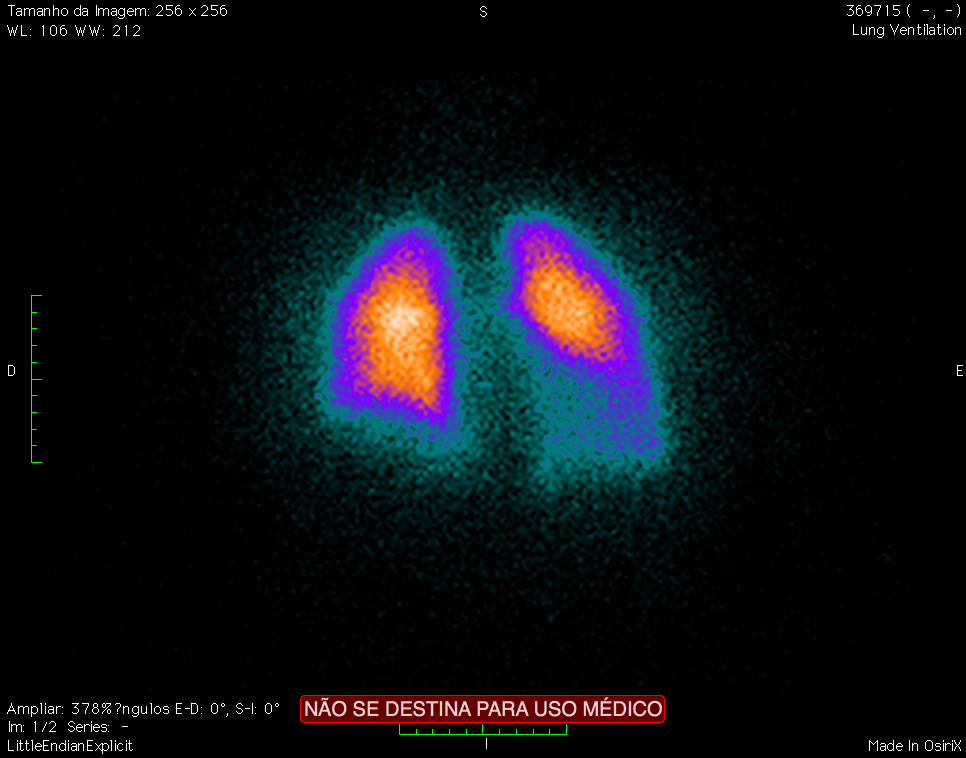
#> input picture ANT PERF.tif, 966 x 758 px
$ jupyter execute main.ipynb
#> lines starting #> are read from the running program, lines starting #| are printed output that depends on the picture; after the words box and inside, x2 and y2 are one past the last pixel; in counts of white or black regions, pixels touching at a corner belong together
# **Lung Perfusion Analysis Pipeline**
This notebook is designed for the processing and quantitative analysis of planar lung images, focusing on pulmonary perfusion studies. It employs a combination of image processing techniques and statistical analysis to segment lung regions, divide them into sectors (upper, middle, and lower), and compute key metrics such as area, mean intensity, and cumulative intensity (Kct). The methodology, based on binarization, morphological operations, and connected component analysis, aims to assess the distribution of perfusion and support clinical applications. This approach can aid in diagnosing and monitoring conditions like pulmonary embolism or COPD, with future possibilities of extending the methodology to three-dimensional imaging and advanced segmentation algorithms.

## Setup of the environment

[cell 1]
import cv2
import numpy as np
import matplotlib.pyplot as plt
import seaborn as sns

## Segmentation through binarization
`load_and_binarize_image()` handles the segmentation by binarization. The image is loaded in grayscale and binarized to separate the lung regions.

[cell 2]
def load_and_binarize_image(filepath):
    """
    Load the image, crop unwanted borders, and apply binarization.
    """
#> called with filepath = 'ANT PERF.tif'
    image = cv2.imread(filepath, cv2.IMREAD_GRAYSCALE)
    if image is None:
        raise ValueError("Image not found or could not be loaded.")

    _, binary_image = cv2.threshold(image, 66, 255, cv2.THRESH_BINARY)
#> binary_image: shape (758, 966); 9.6% white; 283 white regions (166 under 20 px), largest, box (x1, y1, x2, y2) and area: (313, 205, 676, 491) 62622, (304, 695, 661, 696) 357, (304, 722, 661, 723) 357

    # Display results
    plt.imshow(binary_image, cmap="gray")
    plt.title("Binary Image")
    plt.axis("off")
    plt.show()

    return binary_image

## Application of Morphological Operators
`apply_morphological_operations()` applies morphological operations to the binary image, using a closing operation to reduce noise and enhance lung segmentation.

[cell 3]
def apply_morphological_operations(binary_image):
    """
    Use morphological operations to clean the binary image.
    """
    kernel_open1 = cv2.getStructuringElement(cv2.MORPH_ELLIPSE, (7, 11))
    kernel_close = cv2.getStructuringElement(cv2.MORPH_ELLIPSE, (4, 5))

    # Step 1: Opening to remove noise
    opened_image = cv2.morphologyEx(binary_image, cv2.MORPH_OPEN, kernel_open1)
#> opened_image: shape (758, 966); 7.9% white; 3 white regions, box (x1, y1, x2, y2) and area: (477, 210, 667, 473) 30358, (319, 218, 475, 457) 27407, (564, 462, 571, 473) 57

    # Step 2: Closing to fill holes
    processed_image = cv2.morphologyEx(opened_image, cv2.MORPH_CLOSE, kernel_close)
#> processed_image: shape (758, 966); 8% white; 2 white regions, box (x1, y1, x2, y2) and area: (478, 210, 668, 473) 30663, (320, 218, 476, 457) 27558

    # Display results
    plt.imshow(processed_image, cmap="gray")
    plt.title("Morphological Operations: Open and Close")
    plt.axis("off")
    plt.show()

    return processed_image

 ## Extraction of Connected Components
 `extract_connected_lung_components()` extracts connected components in the processed binary image. This function assumes that the two largest components correspond to the lungs.

[cell 4]
def extract_connected_lung_components(processed_image):
    """
    Extract the connected components, assuming the largest two are the lungs.
    """

    # Connected components
    num_labels, labels, stats, centroids = cv2.connectedComponentsWithStats(processed_image, connectivity=8)
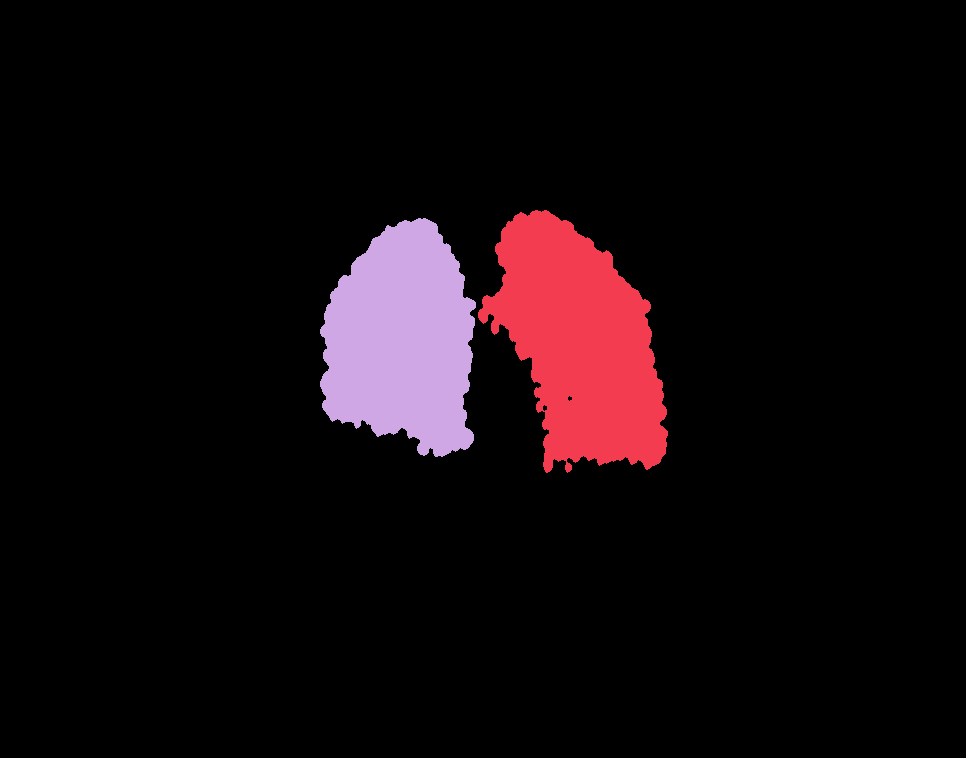
#> labels: shape (758, 966) int32; 3 distinct labels, from 0 to 2; one colour per label, 0 black
#> num_labels = 3; stats = [[0, 0, 966, 758, 674007], [478, 210, 190, 263, 30663], [320, 218, 156, 239, 27558]]; centroids = [[481.4, 381.7], [579.2, 343.1], [401.4, 340.2]]

    # Sort components by area
    sorted_indices = np.argsort(stats[:, cv2.CC_STAT_AREA])[::-1][1:3]  # Skip background
#> sorted_indices = [1, 2]

    # Lungs extraction as masks
    lung_masks = [(labels == idx).astype(np.uint8) * 255 for idx in sorted_indices]
#> lung_masks = 2 items

    # Create a colorized label map for visualization
    mako_colors = sns.color_palette("mako", num_labels)
#> mako_colors = [(0.244, 0.207, 0.42), (0.207, 0.482, 0.638), (0.292, 0.761, 0.679)]
    mako_colors_normalized = [(int(c[0] * 255), int(c[1] * 255), int(c[2] * 255)) for c in mako_colors]
#> mako_colors_normalized = [(62, 52, 107), (52, 122, 162), (74, 194, 173)]
    label_colored = np.zeros((*processed_image.shape, 3), dtype=np.uint8)
    for label_id in range(1, num_labels):  # Skip background (label 0)
        label_mask = (labels == label_id)
        color = mako_colors_normalized[label_id]
        label_colored[label_mask] = color
#> this loop made 2 passes
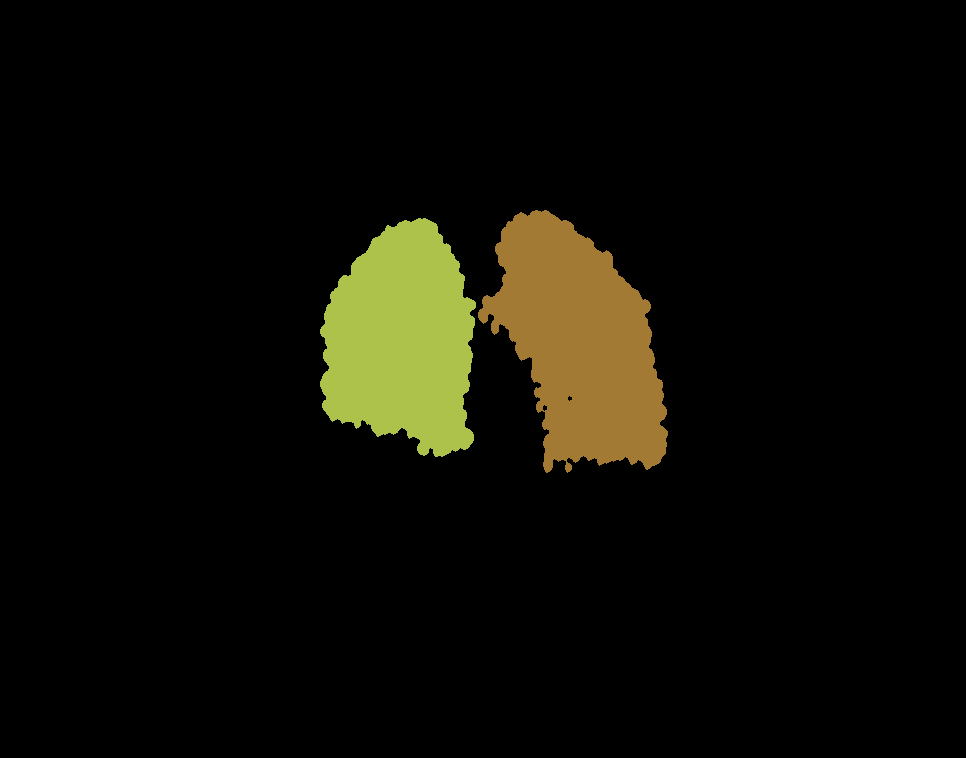
#> label_colored: shape (758, 966, 3); mean of channels 0, 1, 2 5, 12.4, 13.3; drawn as B, G, R
    plt.imshow(label_colored)
    plt.title("Connected Components")
    plt.axis("off")
    plt.show()

    return lung_masks

## Definition of Sectors and Creation of Masks
 `define_adaptive_lung_sectors()` divides each lung mask into three sectors (upper, middle, and lower) and creates separate masks for each sector.

[cell 5]
def define_adaptive_lung_sectors(lung_mask):
    """
    Divide the lung mask into upper, middle, and lower sectors based on the bounding box of the lung region.
    Visualize the sectors on the lung mask.
    """
    # Find the bounding box of the lung region
    y_coords, x_coords = np.where(lung_mask == 255)
    if y_coords.size == 0 or x_coords.size == 0:
        return [np.zeros_like(lung_mask) for _ in range(3)]  # Return empty sectors if no lung is found

    # Define the bounding box
    y_min, y_max = y_coords.min(), y_coords.max()

    # Define sector height within the bounding box
    lung_height = y_max - y_min + 1
    sector_height = lung_height // 3

    # Create masks for each sector within the bounding box
    sectors = []
    for i in range(3):
        mask = np.zeros_like(lung_mask)
        start_y = y_min + i * sector_height
        end_y = y_min + (i + 1) * sector_height if i < 2 else y_max + 1
        mask[start_y:end_y, :] = lung_mask[start_y:end_y, :]
        sectors.append(mask)

    """# Visualization of sectors
    combined_sectors = np.zeros_like(lung_mask, dtype=np.uint8)
    colors = [50, 150, 255]  # Grayscale values for visualization
    for i, sector in enumerate(sectors):
        combined_sectors[sector > 0] = colors[i]
    plt.imshow(combined_sectors, cmap="gray")
    plt.title("Lung Sectors (Upper, Middle, Lower)")
    plt.axis("off")
    plt.show()"""

    return sectors

## Extraction of Characteristics
`compute_sector_statistics()` extracts characteristics (area, mean intensity, standard deviation) for each sector. Additionally, it calculates the Kct (sum of pixel values for perfusion intensity) and the percentage of each sector's contribution to total lung perfusion.

[cell 6]
def compute_sector_statistics(sectors, original_image, lung_label):
    """
    For each sector, calculate area, mean intensity, and standard deviation, and derive Kct values.
    Visualize the lung with sectors and labels.
    """
    mako_colors = sns.color_palette("mako", len(sectors))
    mako_colors_rgb = [(int(c[0]*255), int(c[1]*255), int(c[2]*255)) for c in mako_colors]  # Convert to RGB

    total_intensity = 0
    sector_data = []
    combined_sectors = np.zeros((*original_image.shape, 3), dtype=np.uint8)

    for i, sector in enumerate(sectors):
        masked_pixels = original_image[sector == 255]
        area = cv2.countNonZero(sector)
        mean_intensity = masked_pixels.mean() if masked_pixels.size > 0 else 0
        std_dev_intensity = masked_pixels.std() if masked_pixels.size > 0 else 0
        total_intensity += masked_pixels.sum()  # Sum of pixel values (Kct)

        # Add sector statistics
        sector_data.append({
            'Sector': ['Upper', 'Middle', 'Lower'][i],
            'Area': area,
            'Mean Intensity': mean_intensity,
            'Standard Deviation': std_dev_intensity,
            'Kct': masked_pixels.sum()
        })

        # Combine sectors for visualization
        color = mako_colors_rgb[i]
        combined_sectors[sector > 0] = color

    # Calculate percentage contributions
    for data in sector_data:
        data['Percentage'] = (data['Kct'] / total_intensity) * 100 if total_intensity > 0 else 0

    # Plot the lung with sectors
    plt.figure(figsize=(6, 6))
    plt.imshow(combined_sectors)
    plt.title(f"{lung_label} with Sectors")
    plt.axis("off")
    plt.show()

    return sector_data, total_intensity

## Wrapper function to process the entire lung image
The results include:<br>
- Total Kct: The total perfusion intensity for each lung.<br>
- Sector Statistics: For each sector (upper, middle, lower), the area, mean intensity, standard deviation, Kct value, and percentage contribution to total perfusion.

[cell 7]
def process_lung_image(filepath, projection_type):
    """
    Process the lung image and assign labels dynamically based on projection type.
    """
    # Step 1: Load and binarize image
    binary_image = load_and_binarize_image(filepath)

    # Step 2: Apply morphological operations
    processed_image = apply_morphological_operations(binary_image)

    # Step 3: Extract connected components (lungs)
    lung_masks = extract_connected_lung_components(processed_image)
#> lung_masks = 2 items

    # Load original grayscale image for intensity calculations
    grayscale_image = cv2.imread(filepath, cv2.IMREAD_GRAYSCALE)

    # Dynamic lung labels based on projection type
    if projection_type == "anterior":
        lung_labels = ["Left Lung", "Right Lung"]
    elif projection_type == "posterior":
        lung_labels = ["Left Lung", "Right Lung"]
    else:
        raise ValueError("Invalid projection type. Use 'anterior' or 'posterior'.")

    # Process each lung
    lung_results = []
    for lung_mask, lung_label in zip(lung_masks, lung_labels):
        # Step 4: Define sectors
        sectors = define_adaptive_lung_sectors(lung_mask)

        # Step 5: Extract characteristics and plot
        stats, total_kct = compute_sector_statistics(sectors, grayscale_image, lung_label)
        lung_results.append({
            'Lung Label': lung_label,
            'Sector Statistics': stats,
            'Total Kct': total_kct
        })
#> this loop made 2 passes
#> (lung_label, y_min in define_adaptive_lung_sectors, y_max in define_adaptive_lung_sectors, lung_height in define_adaptive_lung_sectors, sector_height in define_adaptive_lung_sectors, mako_colors_rgb in compute_sector_statistics, total_kct) on passes 1 to 2: ('Left Lung', 210, 472, 263, 87, [(62, 52, 107), (52, 122, 162), (74, 194, 173)], 2867591), ('Right Lung', 218, 456, 239, 79, [(62, 52, 107), (52, 122, 162), (74, 194, 173)], 2867946)
#> after the loop, lung_results = 2 items

    return lung_results

## Process both anterior and posterior projections

[cell 8]
anterior_filepath = "ANT PERF.tif"
posterior_filepath = "POST PERF.tif"

print("Processing Anterior Lung Projection:")
anterior_results = process_lung_image(anterior_filepath, projection_type="anterior")
#> anterior_results = 2 items
for lung in anterior_results:
    print(f"\n{lung['Lung Label']} - Total Kct: {lung['Total Kct']}")
    print("-" * 40)
    for sector_stat in lung['Sector Statistics']:
        print(f"Sector: {sector_stat['Sector']}")
        print(f"  - Area: {sector_stat['Area']} pixels")
        print(f"  - Mean Intensity: {sector_stat['Mean Intensity']:.2f}")
        print(f"  - Standard Deviation: {sector_stat['Standard Deviation']:.2f}")
        print(f"  - Kct (Intensity Sum): {sector_stat['Kct']}")
        print(f"  - Percentage of Total Kct: {sector_stat['Percentage']:.2f}%")
        print("-" * 40)
#> this loop made 2 passes
#> (printed output is left out)

print("\nProcessing Posterior Lung Projection:")
posterior_results = process_lung_image(posterior_filepath, projection_type="posterior")
#> call 2 of load_and_binarize_image, with filepath = 'POST PERF.tif'
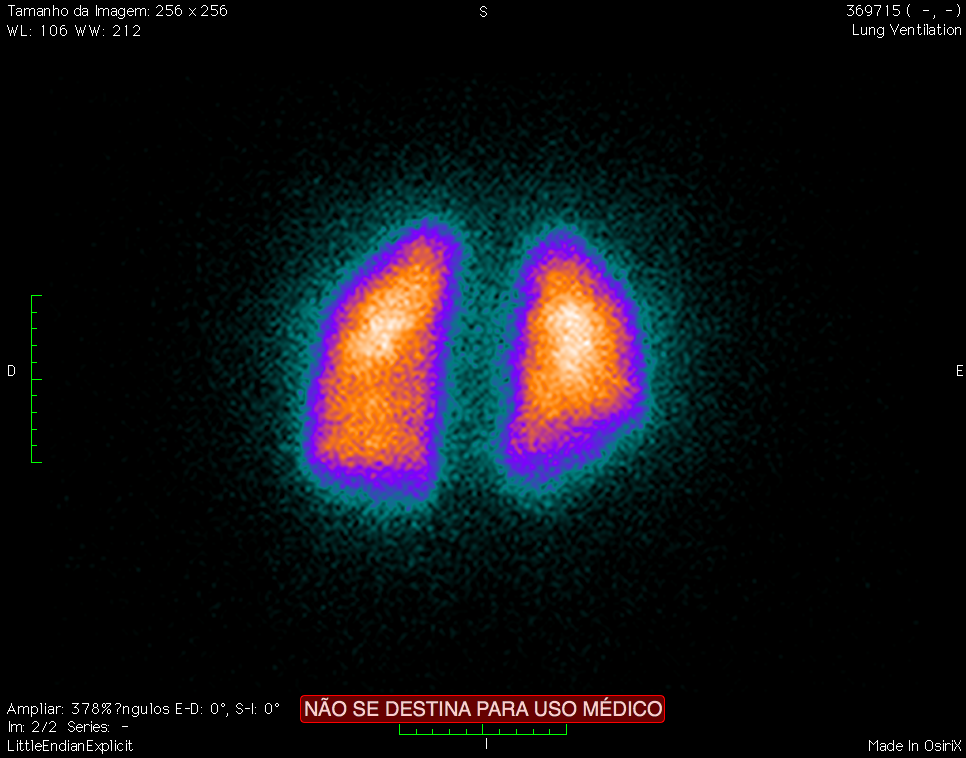
#> input picture POST PERF.tif, 966 x 758 px
#> in extract_connected_lung_components (call 2), `num_labels, labels, stats, centroids = cv2.connectedComponentsWithStat..`:
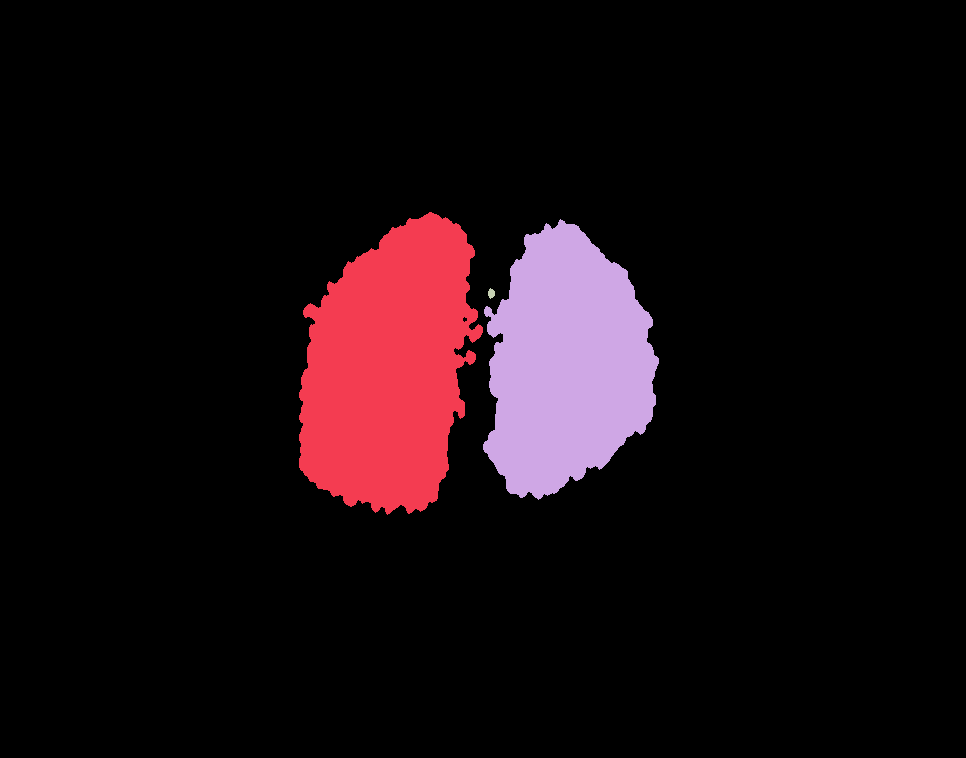
#> labels: shape (758, 966) int32; 4 distinct labels, from 0 to 3; one colour per label, 0 black
#> in extract_connected_lung_components (call 2), `num_labels, labels, stats, centroids = cv2.connectedComponentsWithStat..`: num_labels = 4; stats = [[0, 0, 966, 758, 657814], [299, 212, 184, 303, 39907], [483, 219, 176, 281, 34452], [488, 288, 7, 11, 55]]; centroids = [[483.8, 379.9], [388.4, 368.1], [566.3, 363.4], [490.9, 293]]
#> in extract_connected_lung_components (call 2), `mako_colors = sns.color_palette("mako", num_labels)`: mako_colors = [(0.221, 0.165, 0.33), (0.224, 0.365, 0.61), (0.204, 0.591, 0.663), (0.376, 0.81, 0.676)]
#> in extract_connected_lung_components (call 2), `mako_colors_normalized = [(int(c[0] * 255), int(c[1] * 255), int(c[2] ..`: mako_colors_normalized = [(56, 42, 84), (57, 93, 155), (52, 150, 169), (95, 206, 172)]
#> the loop in extract_connected_lung_components (call 2), `for label_id in range(1, num_labels):` made 3 passes
#> after the loop in extract_connected_lung_components (call 2), `for label_id in range(1, num_labels):`:
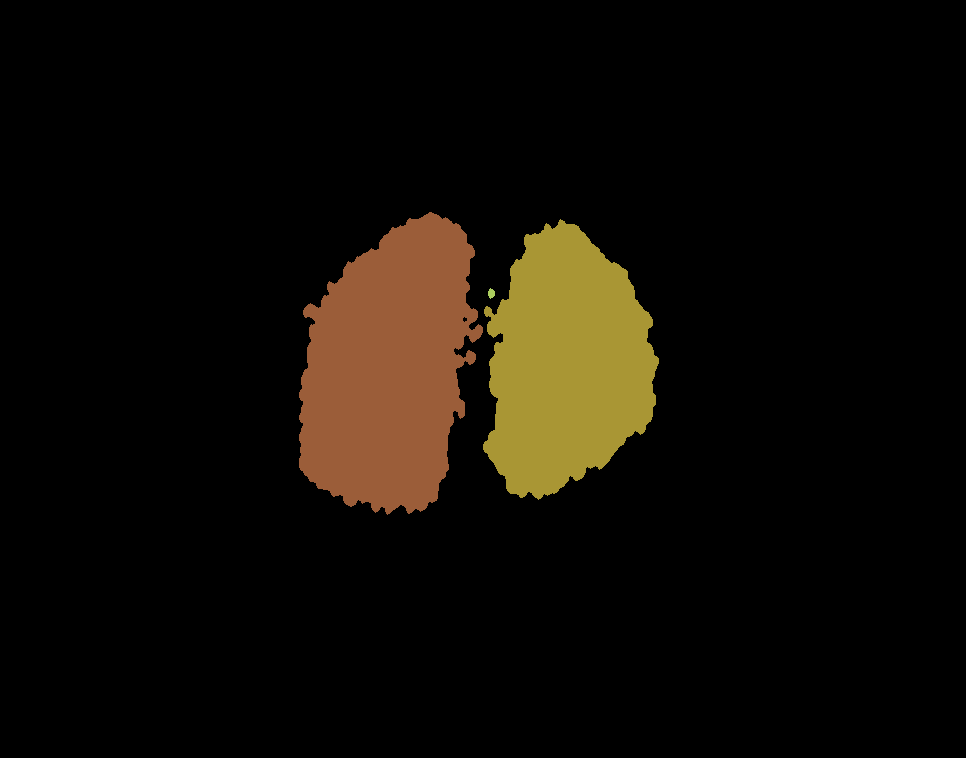
#> label_colored: shape (758, 966, 3); mean of channels 0, 1, 2 5.6, 12.1, 16.4; drawn as B, G, R
#> the loop in process_lung_image (call 2), `for lung_mask, lung_label in zip(lung_masks, lung_labels):` made 2 passes
#> (lung_label, y_min in define_adaptive_lung_sectors, y_max in define_adaptive_lung_sectors, lung_height in define_adaptive_lung_sectors, sector_height in define_adaptive_lung_sectors, mako_colors_rgb in compute_sector_statistics, total_kct) on passes 1 to 2: ('Left Lung', 212, 514, 303, 101, [(62, 52, 107), (52, 122, 162), (74, 194, 173)], 4480545), ('Right Lung', 219, 499, 281, 93, [(62, 52, 107), (52, 122, 162), (74, 194, 173)], 3876182)
#> pass 2, in compute_sector_statistics (call 4), `plt.show()`:
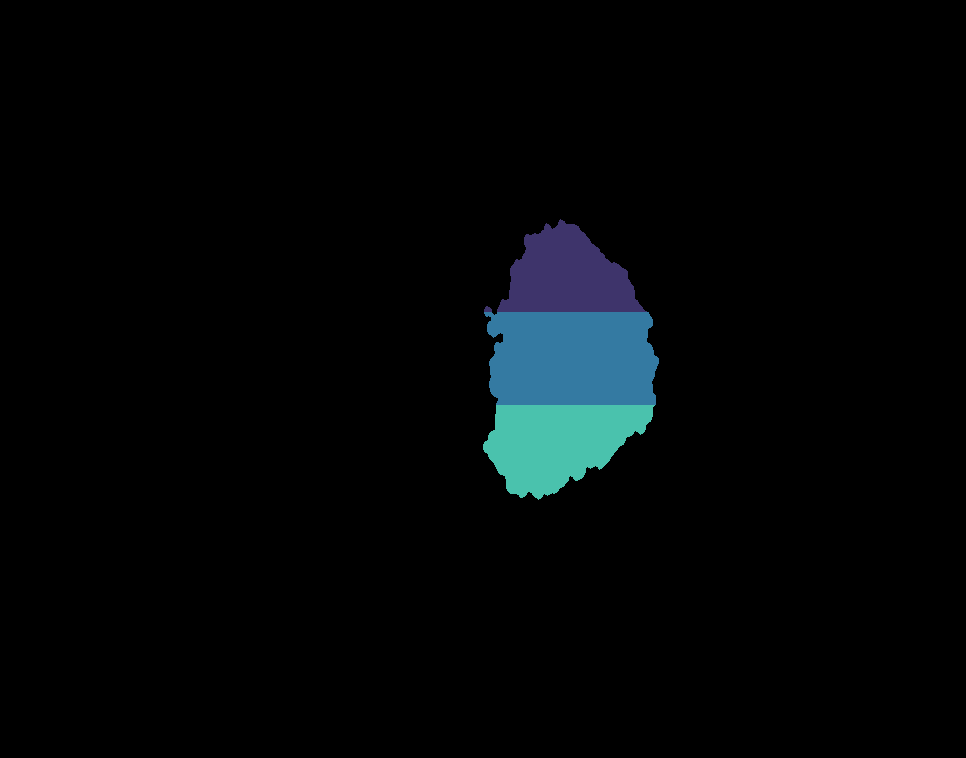
#> shown: shape (758, 966, 3); mean R, G, B 2.9, 6, 7.1
#> posterior_results = 2 items
for lung in posterior_results:
    print(f"\n{lung['Lung Label']} - Total Kct: {lung['Total Kct']}")
    print("-" * 40)
    for sector_stat in lung['Sector Statistics']:
        print(f"Sector: {sector_stat['Sector']}")
        print(f"  - Area: {sector_stat['Area']} pixels")
        print(f"  - Mean Intensity: {sector_stat['Mean Intensity']:.2f}")
        print(f"  - Standard Deviation: {sector_stat['Standard Deviation']:.2f}")
        print(f"  - Kct (Intensity Sum): {sector_stat['Kct']}")
        print(f"  - Percentage of Total Kct: {sector_stat['Percentage']:.2f}%")
        print("-" * 40)
